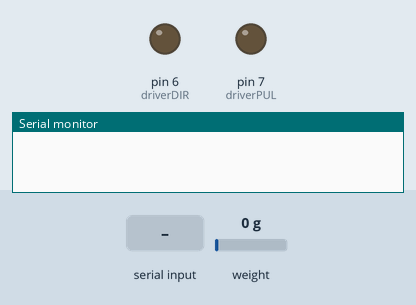
This sketch was run on a simulated Arduino Uno, built with avr-gcc and run on an emulated ATmega328P. Shown: output pins drawn as LEDs (lit = HIGH), the last lines printed to the serial monitor. The test bench sets the inputs (shaded band); at power-on: weight on the scale 0 g.

Above: at 2.2 s.
2.3 s: "start\n" received over Serial
4.1 s: "weigth done\n" received over Serial
At 5.4 s:
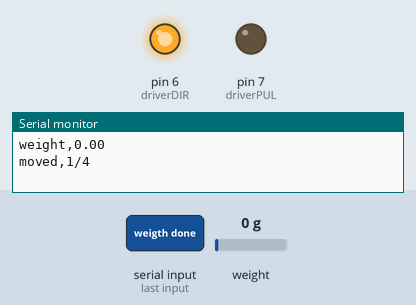
5.7 s: "image 2\n" received over Serial
Timing chart, 0 to 8.7 s (numbered marks = the images above; inputs shaded):
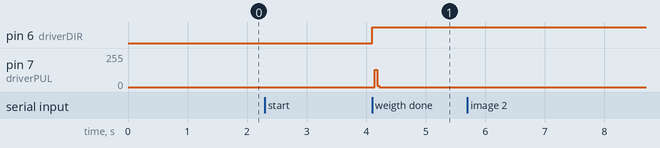

The sketch:

main.ino
```cpp
#include "HX711.h"

#define driverPUL 7
#define driverDIR 6
int StepDelay = 500;
bool CW = HIGH;
bool CCW = LOW;

uint16_t step_angle = 1.8;


const int DOUT = 4;
const int CLK = 5;

HX711 scale;
float calibration_factor = 2230;
float units;
String payload = "";


void setup(){
  Serial.begin(115200);
  pinMode(driverPUL, OUTPUT);
  pinMode(driverDIR, OUTPUT);
  scale.begin(DOUT, CLK);
  scale.set_scale(calibration_factor);
  scale.tare();
}


void moveStepper(uint16_t angle, bool direct){
  digitalWrite(driverDIR, direct);
  uint8_t counts = int(angle/step_angle);
  for(uint8_t i=0; i<counts; i++){
    digitalWrite(driverPUL, HIGH);
    delayMicroseconds(StepDelay);
    digitalWrite(driverPUL, LOW);
	delayMicroseconds(StepDelay);
  }
}

void MeasureWeight(){
  units = scale.get_units(), 5;
  if (units < 0)
    units = 0.00;
}

String waitingForData(){
  delay(1500);
  while(Serial.available() == 0){}
  if(Serial.available() > 0){
    String data = Serial.readStringUntil('\n');
    return data;
  }
}


void loop(){
  payload = waitingForData();
  if(payload == "start"){
    MeasureWeight();
    Serial.println("weight," + String(units));
    payload = waitingForData();
    if(payload == "weigth done"){
      moveStepper(45, CW);
      Serial.println("moved,1/4");
      payload = waitingForData();
      if(payload == "image 1"){
        moveStepper(45, CW);
        Serial.println("moved,2/4");
        payload = waitingForData();
        if(payload == "image 2"){
          moveStepper(45, CW);
          Serial.println("moved,3/4");
          payload = waitingForData();
          if(payload == "image 3"){
            moveStepper(45, CW);
            Serial.println("moved,4/4");
            payload = waitingForData();
            if(payload == "image 4"){
              Serial.println("complete");
            }
            else  Serial.println("failed");
          }
          else  Serial.println("failed");
        }
        else  Serial.println("failed");
      }
      else  Serial.println("failed");
    }
    else  Serial.println("failed");
  }
}
```

Measured:
- after the input at 4.1 s, pin 6 (driverDIR): LOW → HIGH at once; pin 7 (driverPUL): 0/255 → 128/255 at once, → 10/255 0.04 s later, → 0/255 0.04 s later
